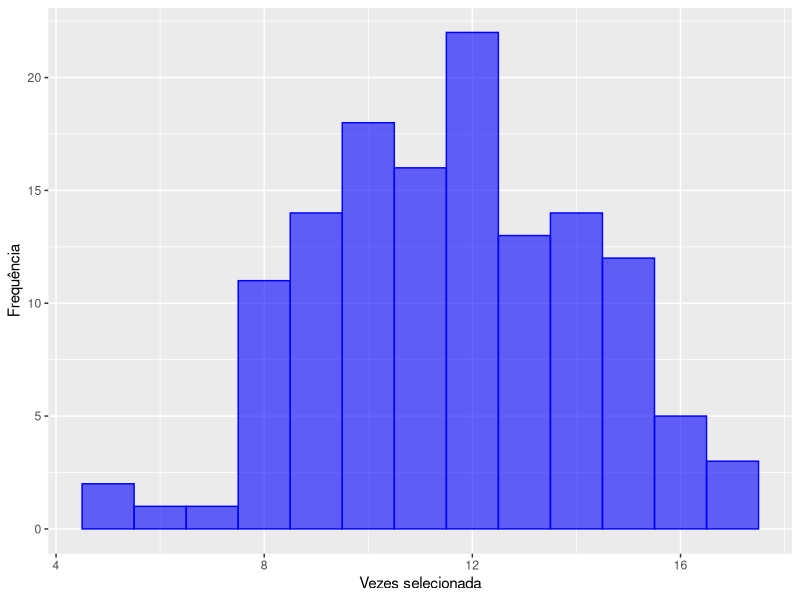
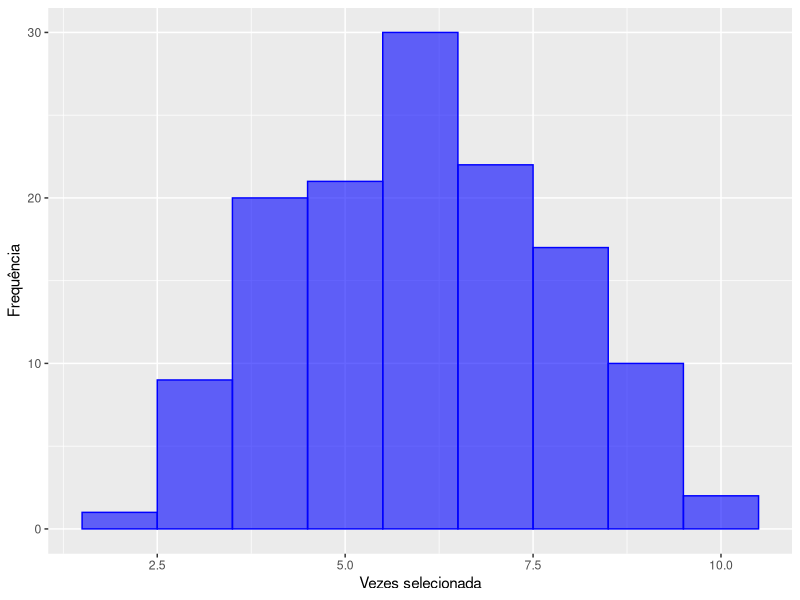
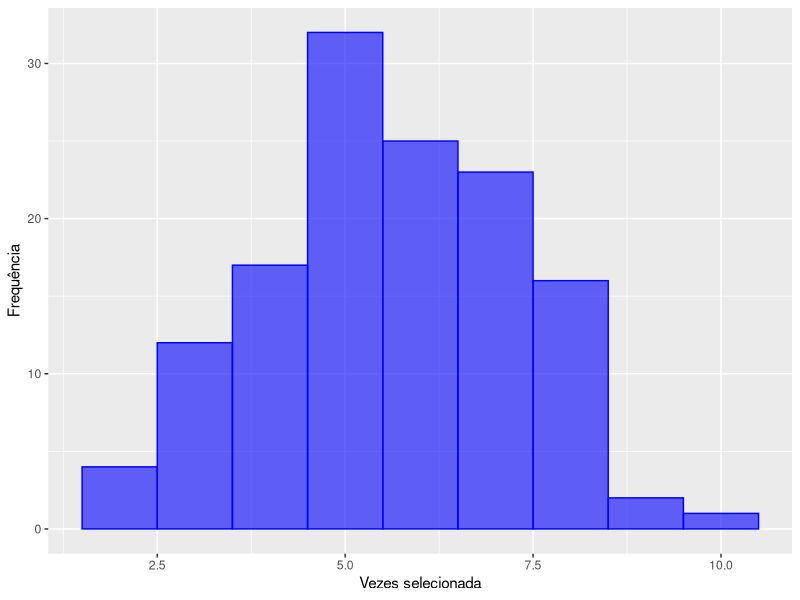

Source code (R) for these figures, in order:
## ---- chunk 1
knitr::opts_chunk$set(echo = TRUE)
library(tidyverse)
## ---- chunk 2
df <- read.csv("../out.csv", header = F)

df_names <- c()
for (i in 1:(ncol(df)-5)) {
  df_names = append(df_names, str_c("x", i, sep = ""))
}
df_names <- append(df_names, c("rec_rate", "n_feat", "all_feat", "best_ind", "clf"))
names(df) <- df_names
rm(df_names)

df_lda <- df %>%
  filter(clf == "LDA")

df_perc <- df %>%
  filter(clf == "Perceptron")
## ---- chunk 3
des_val <- mean(df$rec_rate)
des_val
## ---- chunk 4
des_val_lda <- mean(df_lda$rec_rate)
des_val_lda
## ---- chunk 5
des_val_perc <- mean(df_perc$rec_rate)
des_val_perc
## ---- chunk 6
feat_val <- mean(df$n_feat)
feat_val
## ---- chunk 7
feat_val_lda <- mean(df_lda$n_feat)
feat_val_lda
## ---- chunk 8
feat_val_perc <- mean(df_perc$n_feat)
feat_val_perc
## ---- chunk 9
df_gather <- df[1:132] %>%
  gather("feature", "selected")

df_gather <- df_gather %>%
  group_by(feature) %>%
  summarise(n_select = sum(selected)) %>%
  arrange(n_select)

summary(df_gather$n_select)

ggplot(df_gather, aes(x = n_select)) +
  geom_histogram(binwidth = 1, alpha = 0.6, color = "blue", fill = "blue") +
  labs(x = "Vezes selecionada", y = "Frequência")
## ---- chunk 10
df_gather_lda <- df_lda[1:132] %>%
  gather("feature", "selected")

df_gather_lda <- df_gather_lda %>%
  group_by(feature) %>%
  summarise(n_select = sum(selected)) %>%
  arrange(n_select)

summary(df_gather_lda$n_select)

ggplot(df_gather_lda, aes(x = n_select)) +
  geom_histogram(binwidth = 1, alpha = 0.6, color = "blue", fill = "blue") +
  labs(x = "Vezes selecionada", y = "Frequência")
## ---- chunk 11
df_gather_perc <- df_perc[1:132] %>%
  gather("feature", "selected")

df_gather_perc <- df_gather_perc %>%
  group_by(feature) %>%
  summarise(n_select = sum(selected)) %>%
  arrange(n_select)

summary(df_gather_perc$n_select)

ggplot(df_gather_perc, aes(x = n_select)) +
  geom_histogram(binwidth = 1, alpha = 0.6, color = "blue", fill = "blue") +
  labs(x = "Vezes selecionada", y = "Frequência")
## ---- chunk 12
des_test <- mean(df$best_ind)
des_test
## ---- chunk 13
des_test_lda <- mean(df_lda$best_ind)
des_test_lda
## ---- chunk 14
des_test_perc <- mean(df_perc$best_ind)
des_test_perc
## ---- chunk 15
des_all <- mean(df$all_feat)
des_all - des_test
## ---- chunk 16
des_all_lda <- mean(df_lda$all_feat)
des_all_lda - des_test_lda
## ---- chunk 17
des_all_perc <- mean(df_perc$all_feat)
des_all_perc - des_test_perc
## ---- chunk 18
des_val - des_test
## ---- chunk 19
des_val_lda - des_test_lda
## ---- chunk 20
des_val_perc - des_test_perc
